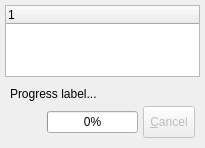
        <widget class="QWidget" name="tab_8">
         <attribute name="icon">
          <iconset resource="../../res/resources.qrc">
           <normaloff>:/icons/icons/outputpane.png</normaloff>:/icons/icons/outputpane.png</iconset>
         </attribute>
         <attribute name="title">
          <string>Output</string>
         </attribute>
         <layout class="QGridLayout" name="gridLayout_28">
          <property name="leftMargin">
           <number>5</number>
          </property>
          <property name="topMargin">
           <number>5</number>
          </property>
          <property name="rightMargin">
           <number>5</number>
          </property>
          <property name="bottomMargin">
           <number>5</number>
          </property>
          <property name="spacing">
           <number>5</number>
          </property>
          <item row="2" column="0" colspan="2">
           <layout class="QGridLayout" name="gridLayout_4">
            <property name="leftMargin">
             <number>5</number>
            </property>
            <property name="topMargin">
             <number>5</number>
            </property>
            <property name="rightMargin">
             <number>5</number>
            </property>
            <property name="bottomMargin">
             <number>5</number>
            </property>
            <property name="spacing">
             <number>5</number>
            </property>
            <item row="1" column="0">
             <widget class="QLabel" name="ico_lbl">
              <property name="sizePolicy">
               <sizepolicy hsizetype="Fixed" vsizetype="Fixed">
                <horstretch>0</horstretch>
                <verstretch>0</verstretch>
               </sizepolicy>
              </property>
              <property name="minimumSize">
               <size>
                <width>32</width>
                <height>32</height>
               </size>
              </property>
              <property name="maximumSize">
               <size>
                <width>32</width>
                <height>32</height>
               </size>
              </property>
              <property name="text">
               <string/>
              </property>
              <property name="scaledContents">
               <bool>true</bool>
              </property>
              <property name="alignment">
               <set>Qt::AlignmentFlag::AlignCenter</set>
              </property>
             </widget>
            </item>
            <item row="0" column="0" colspan="4">
             <widget class="QLabel" name="progress_lbl">
              <property name="sizePolicy">
               <sizepolicy hsizetype="Preferred" vsizetype="Fixed">
                <horstretch>0</horstretch>
                <verstretch>0</verstretch>
               </sizepolicy>
              </property>
              <property name="text">
               <string>Progress label...</string>
              </property>
             </widget>
            </item>
            <item row="1" column="3">
             <widget class="QToolButton" name="cancel_btn">
              <property name="enabled">
               <bool>false</bool>
              </property>
              <property name="sizePolicy">
               <sizepolicy hsizetype="Fixed" vsizetype="Preferred">
                <horstretch>0</horstretch>
                <verstretch>0</verstretch>
               </sizepolicy>
              </property>
              <property name="text">
               <string>&amp;Cancel</string>
              </property>
              <property name="icon">
               <iconset resource="../../res/resources.qrc">
                <normaloff>:/icons/icons/cancel.png</normaloff>:/icons/icons/cancel.png</iconset>
              </property>
              <property name="iconSize">
               <size>
                <width>25</width>
                <height>25</height>
               </size>
              </property>
              <property name="toolButtonStyle">
               <enum>Qt::ToolButtonStyle::ToolButtonTextBesideIcon</enum>
              </property>
             </widget>
            </item>
            <item row="1" column="1" colspan="2">
             <widget class="QProgressBar" name="progress_pb">
              <property name="sizePolicy">
               <sizepolicy hsizetype="Expanding" vsizetype="Fixed">
                <horstretch>0</horstretch>
                <verstretch>0</verstretch>
               </sizepolicy>
              </property>
              <property name="value">
               <number>0</number>
              </property>
             </widget>
            </item>
           </layout>
          </item>
          <item row="1" column="0" colspan="2">
           <widget class="QTreeWidget" name="output_trw">
            <property name="sizePolicy">
             <sizepolicy hsizetype="Expanding" vsizetype="Expanding">
              <horstretch>0</horstretch>
              <verstretch>0</verstretch>
             </sizepolicy>
            </property>
            <property name="horizontalScrollBarPolicy">
             <enum>Qt::ScrollBarPolicy::ScrollBarAsNeeded</enum>
            </property>
            <property name="sizeAdjustPolicy">
             <enum>QAbstractScrollArea::SizeAdjustPolicy::AdjustToContents</enum>
            </property>
            <property name="editTriggers">
             <set>QAbstractItemView::EditTrigger::DoubleClicked|QAbstractItemView::EditTrigger::EditKeyPressed</set>
            </property>
            <property name="alternatingRowColors">
             <bool>true</bool>
            </property>
            <property name="selectionMode">
             <enum>QAbstractItemView::SelectionMode::SingleSelection</enum>
            </property>
            <property name="iconSize">
             <size>
              <width>22</width>
              <height>22</height>
             </size>
            </property>
            <property name="indentation">
             <number>20</number>
            </property>
            <property name="uniformRowHeights">
             <bool>true</bool>
            </property>
            <property name="wordWrap">
             <bool>false</bool>
            </property>
            <attribute name="headerMinimumSectionSize">
             <number>25</number>
            </attribute>
            <column>
             <property name="text">
              <string/>
             </property>
            </column>
           </widget>
          </item>
         </layout>
        </widget>
